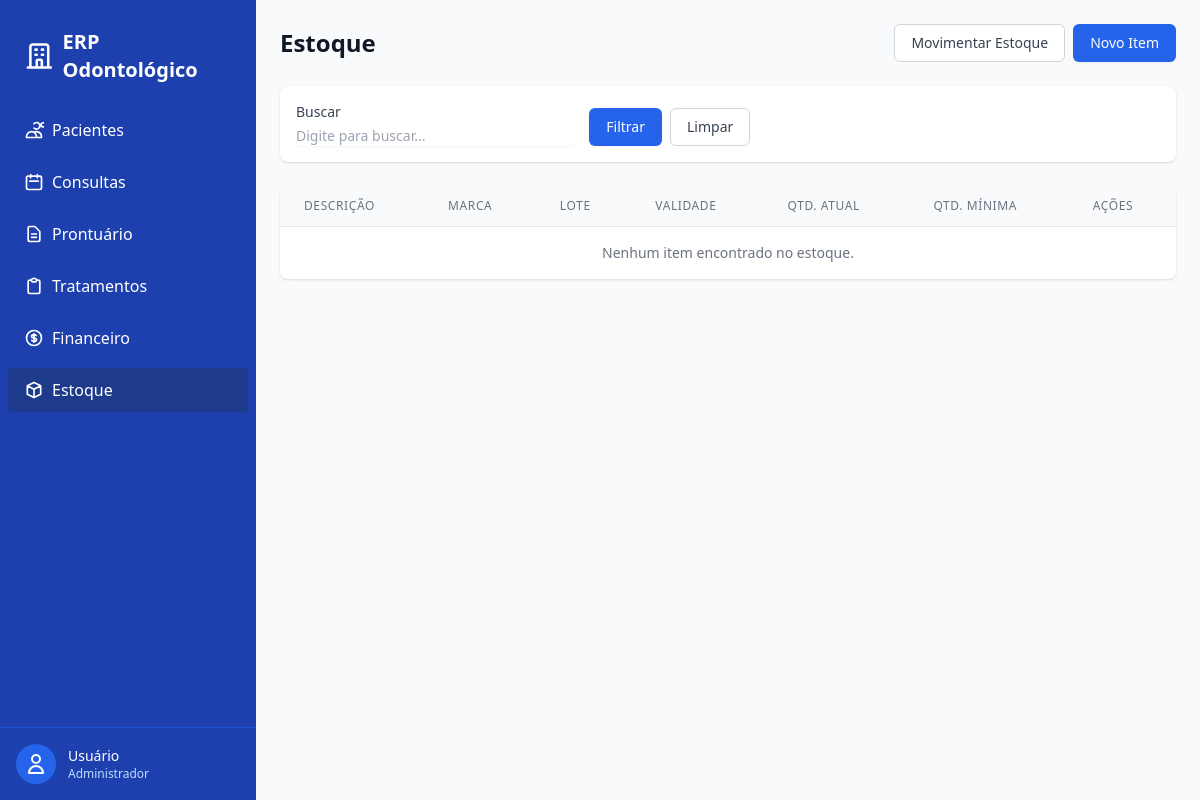
/estoque/itens/ (signed in), run on an earlier commit of the app's database.
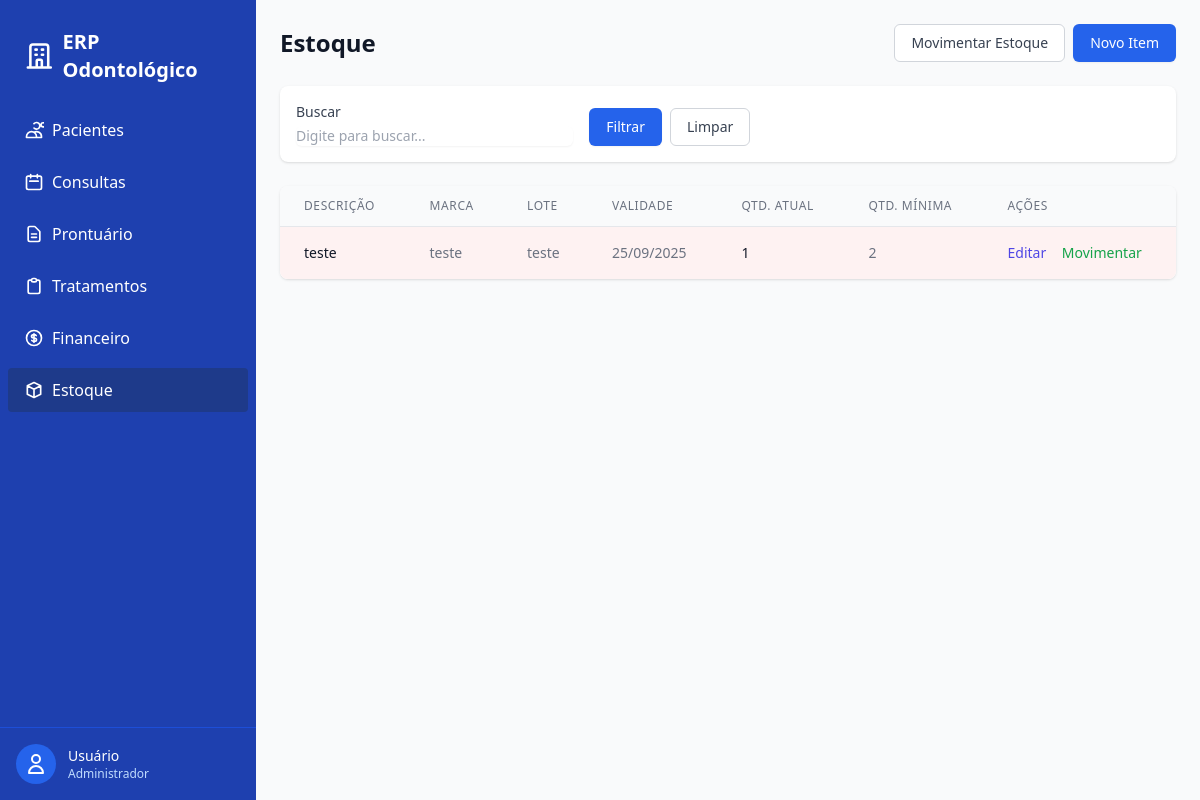
And on a later commit of the database.
### estoque/models.py (models this page shows, shortened)
class ItemEstoque(models.Model):
    descricao = models.CharField(max_length=120)
    marca = models.CharField(max_length=60, blank=True)
    lote = models.CharField(max_length=60, blank=True)
    validade = models.DateField(null=True, blank=True)
    qtd_minima = models.PositiveIntegerField(default=0)
    qtd_atual = models.PositiveIntegerField(default=0)
    class Meta:
        ordering = ["descricao"]
        verbose_name = "Item de Estoque"
        verbose_name_plural = "Itens de Estoque"

### estoque/views.py (the view)
# urls.py: path("itens/", views.ItemEstoqueListView.as_view(), name="item_list"),
class ItemEstoqueListView(LoginRequiredMixin, PermissionRequiredMixin, ListView):
    model = ItemEstoque
    template_name = "estoque/item_list.html"
    context_object_name = "itens"
    paginate_by = 30
    permission_required = "estoque.view_itemestoque"

### templates/estoque/item_list.html (shortened to what the changed rows need)
{% extends "base.html" %}
{% load static %}
{% block content %}
<div class="mb-6 flex justify-between items-center">
    <h1 class="text-2xl font-bold text-gray-900">Estoque</h1>
</div>
<div class="bg-white shadow overflow-hidden sm:rounded-lg">
    <div class="overflow-x-auto">
        <table class="min-w-full divide-y divide-gray-200">
            <thead class="bg-gray-50">
                <tr>
                    <th scope="col"
                        class="px-6 py-3 text-left text-xs font-medium text-gray-500 uppercase tracking-wider">Descrição
                    </th>
                    <th scope="col"
                        class="px-6 py-3 text-left text-xs font-medium text-gray-500 uppercase tracking-wider">Marca
                    </th>
                    <th scope="col"
                        class="px-6 py-3 text-left text-xs font-medium text-gray-500 uppercase tracking-wider">Lote</th>
                    <th scope="col"
                        class="px-6 py-3 text-left text-xs font-medium text-gray-500 uppercase tracking-wider">Validade
                    </th>
                    <th scope="col"
                        class="px-6 py-3 text-left text-xs font-medium text-gray-500 uppercase tracking-wider">Qtd.
                        Atual</th>
                    <th scope="col"
                        class="px-6 py-3 text-left text-xs font-medium text-gray-500 uppercase tracking-wider">Qtd.
                        Mínima</th>
                    <th scope="col"
                        class="px-6 py-3 text-left text-xs font-medium text-gray-500 uppercase tracking-wider">Ações
                    </th>
                </tr>
            </thead>
            <tbody class="bg-white divide-y divide-gray-200">
                {% for item in itens %}
                <tr class="hover:bg-gray-50 {% if item.qtd_atual < item.qtd_minima %}bg-red-50{% endif %}">
                    <td class="px-6 py-4 whitespace-nowrap">
                        <div class="text-sm font-medium text-gray-900">{{ item.descricao }}</div>
                    </td>
                    <td class="px-6 py-4 whitespace-nowrap">
                        <div class="text-sm text-gray-500">{{ item.marca|default:"-" }}</div>
                    </td>
                    <td class="px-6 py-4 whitespace-nowrap">
                        <div class="text-sm text-gray-500">{{ item.lote|default:"-" }}</div>
                    </td>
                    <td class="px-6 py-4 whitespace-nowrap">
                        <div class="text-sm text-gray-500">{{ item.validade|date:"d/m/Y"|default:"-" }}</div>
                    </td>
                    <td class="px-6 py-4 whitespace-nowrap">
                        <div class="text-sm font-medium text-gray-900">{{ item.qtd_atual }}</div>
                    </td>
                    <td class="px-6 py-4 whitespace-nowrap">
                        <div class="text-sm text-gray-500">{{ item.qtd_minima }}</div>
                    </td>
                    <td class="px-6 py-4 whitespace-nowrap text-sm font-medium">
                        <a href="{% url 'estoque:item_update' item.id %}"
                            class="text-indigo-600 hover:text-indigo-900 mr-3">Editar</a>
                        <a href="{% url 'estoque:movimento_create' %}?item={{ item.id }}"
                            class="text-green-600 hover:text-green-900">Movimentar</a>
                    </td>
                </tr>
                {% empty %}
                <tr>
                    <td colspan="7" class="px-6 py-4 text-center text-sm text-gray-500">
                        Nenhum item encontrado no estoque.
                    </td>
                </tr>
                {% endfor %}
            </tbody>
        </table>
    </div>
</div>
{% endblock %}

What changed in the data, as far as the page shows it:
added ItemEstoque: descricao "teste", marca "teste", lote "teste", validade "25/09/2025", qtd_atual "1", qtd_minima "2"
Also different on the page:
text no longer shown: "Nenhum item encontrado no estoque."
